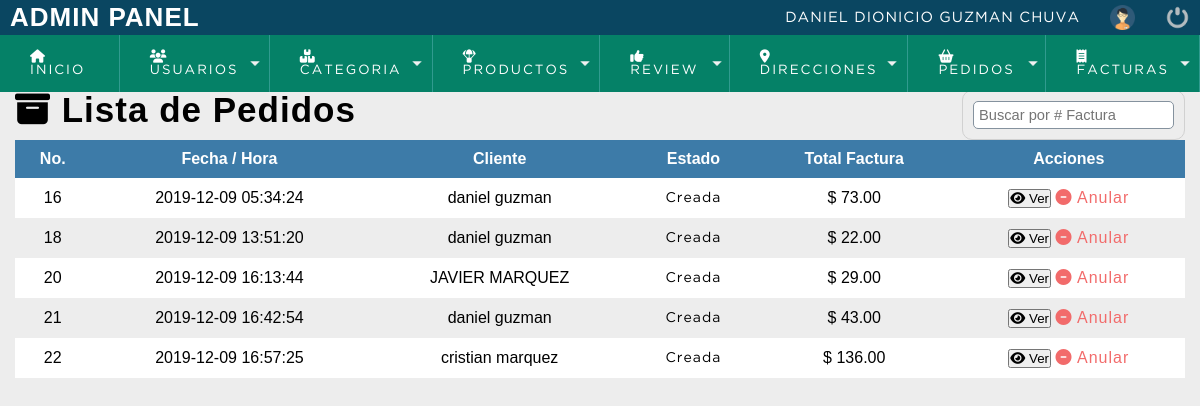
/adminPanel/vista/lista_facturas.php (signed in), run on the app's committed database.
### tables this page shows
CREATE TABLE `Factura` (
  `fac_codigo` int(11) NOT NULL,
  `usu_codigo` int(11) NOT NULL,
  `fac_fecha` timestamp NOT NULL DEFAULT CURRENT_TIMESTAMP,
  `fac_subtotal` decimal(6,2) NOT NULL,
  `fac_iva` decimal(6,2) NOT NULL,
  `fac_total` decimal(6,2) NOT NULL,
  `fac_metodoPago` varchar(30) NOT NULL,
  `fac_tarjeta` int(11) NOT NULL,
  `fac_eliminado` varchar(1) NOT NULL,
  `fac_estado` varchar(30) NOT NULL
);

CREATE TABLE `Usuario` (
  `usu_codigo` int(11) NOT NULL,
  `usu_cedula` varchar(10) NOT NULL,
  `usu_rol` varchar(5) NOT NULL DEFAULT 'user',
  `usu_nombres` varchar(50) NOT NULL,
  `usu_apellidos` varchar(50) NOT NULL,
  `usu_fecha_nacimiento` date NOT NULL,
  `usu_telefono` varchar(10) NOT NULL,
  `usu_correo` varchar(100) NOT NULL,
  `usu_password` varchar(255) NOT NULL,
  `usu_eliminado` varchar(1) NOT NULL DEFAULT 'N',
  `usu_fecha_creacion` timestamp NOT NULL DEFAULT CURRENT_TIMESTAMP ON UPDATE CURRENT_TIMESTAMP,
  `usu_fecha_modificacion` timestamp NULL DEFAULT NULL
);

### adminPanel/vista/lista_facturas.php (the view, shortened to what this page needs)
<!DOCTYPE html>
<html lang="es">
<head>
    <?php include "../controladores/scripts.php"; ?>
</head>
<body>
    <?php include "../controladores/header.php"; ?>
    <section id="container">
        <h1><i class="fas fa-archive"></i> Lista de Pedidos</h1>
        <form action="" method="GET" class="form_search">
        <input type="search" id="busqueda" placeholder="Buscar por # Factura" onkeyup="buscar(this, 'index')">
        </form>
        <table>
            <thead>
                <tr>
                    <th>No.</th>
                    <th>Fecha / Hora</th>
                    <th>Cliente</th>
                    <th>Estado</th>
                    <th class="textrigth">Total Factura</th>
                    <th class="textrigth">Acciones</th>
                </tr>
            </thead>
            <tbody id="data">
                <?php
include '../config/conexionDB.php';
$sql = "SELECT f.fac_codigo,f.fac_fecha, f.fac_total,f.fac_estado, u.usu_nombres,f.usu_codigo , u.usu_apellidos FROM Factura f INNER JOIN Usuario u ON f.usu_codigo= u.usu_codigo AND f.fac_eliminado='N'";
$result = $conn->query($sql);
if ($result->num_rows > 0) {
    while ($row = $result->fetch_assoc()) {
        if($row["fac_estado"]=='creado'){
            $estado='<span class="creado">Creada</span>';
        }elseif($row["fac_estado"]=='Aceptado'){
            $estado='<span class="aceptado">Aceptado</span>';
        }elseif($row["fac_estado"]=='EnCamino'){
            $estado='<span class="EnCamino">En Camino</span>';
        }elseif($row["fac_estado"]=='Finalizada'){
            $estado='<span class="finalizada"> Finalizada</span>';
        }elseif($row["fac_estado"]=='Rechazada'){
            $estado='<span class="rechazada"> Rechazada</span>';
        }
        echo "<tr id=".$row["fac_codigo"].">";
        echo "<td>" . $row["fac_codigo"] . "</td>";
        echo "<td>" . $row["fac_fecha"] . "</td>";
        echo "<td>" . $row["usu_nombres"] .' '.$row["usu_apellidos"]. "</td>";
        echo "<td>" . $estado . "</td>";
        echo "<td>$ " . $row["fac_total"] . "</td>";
        echo '<td>
        <button onclick="generarFactura('. $row["usu_codigo"] .','.$row["fac_codigo"].')"><i class="fas fa-eye"></i> Ver</button>
        <a class="link_delete" href="confirmar_anular_factura.php?fac_codigo='.$row["fac_codigo"].'"><i class="fas fa-minus-circle"></i> Anular </a> <br>
        </td>';
        echo "</tr>";
    }
} else {
    echo "<tr>";
    echo '<td colspan="6" class="db_null"><p>No existen Facturas</p><i class="fas fa-exclamation-circle"></i></td>';
    echo "</tr>";
}
?>
            </tbody>
        </table>
    </section>
</body>
</html>

### adminPanel/css/estilosAdmin.css (style rules this page uses)
* { margin: 0; padding: 0; box-sizing: border-box; }
body { background: #ededed; }
h1, h2, h3, h4, h5, h6 { font-family: 'arial'; font-weight: bold; letter-spacing: 1px; }
h1 { font-size: 26px; }
a { text-decoration: none; font-family: arial; letter-spacing: 1px; }
span { font-family: 'GothamBook'; letter-spacing: 1px; font-size: 14px; line-height: 20px; }
#container { padding: 90px 15px 15px; }
#container h1 { font-size: 35px; display: inline-block; }
table { border-collapse: collapse; font-size: 12pt; font-family: 'arial'; width: 100%; }
table th { text-align: center; padding: 10px; background:#3d7ba8; color: #FFF; }
table tr:nth-child(odd) { background: #FFF; }
table td { padding: 10px; text-align: center; }
.link_delete { color: #f26b6b; }
form { background: #FFF; margin: auto; padding: 20px 50px; border: 1px solid #d1d1d1; }
input { display: block; width: 100%; font-size: 11pt; padding: 5px; border: 1px solid#85929e; border-radius: 5px; }
.form_search { display: -webkit-flex; display: -moz-flex; display: -ms-flex; display: -o-flex; display: flex; float: right; background: initial; padding: 10px; border-radius: 10px; }

### data on the page
factura: fac_codigo "16", fac_fecha "2019-12-09 05:34:24", usuario.usu_nombres "daniel", usuario.usu_apellidos "guzman", fac_estado "Creada", fac_total "73.00"
factura: fac_codigo "18", fac_fecha "2019-12-09 13:51:20", usuario.usu_nombres "daniel", usuario.usu_apellidos "guzman", fac_estado "Creada", fac_total "22.00"
factura: fac_codigo "20", fac_fecha "2019-12-09 16:13:44", usuario.usu_nombres "JAVIER", usuario.usu_apellidos "MARQUEZ", fac_estado "Creada", fac_total "29.00"
factura: fac_codigo "21", fac_fecha "2019-12-09 16:42:54", usuario.usu_nombres "daniel", usuario.usu_apellidos "guzman", fac_estado "Creada", fac_total "43.00"
factura: fac_codigo "22", fac_fecha "2019-12-09 16:57:25", usuario.usu_nombres "cristian", usuario.usu_apellidos "marquez", fac_estado "Creada", fac_total "136.00"

### other printed values
$_SESSION['nombre'] "DANIEL DIONICIO"
$_SESSION['apellido'] "GUZMAN CHUVA"
